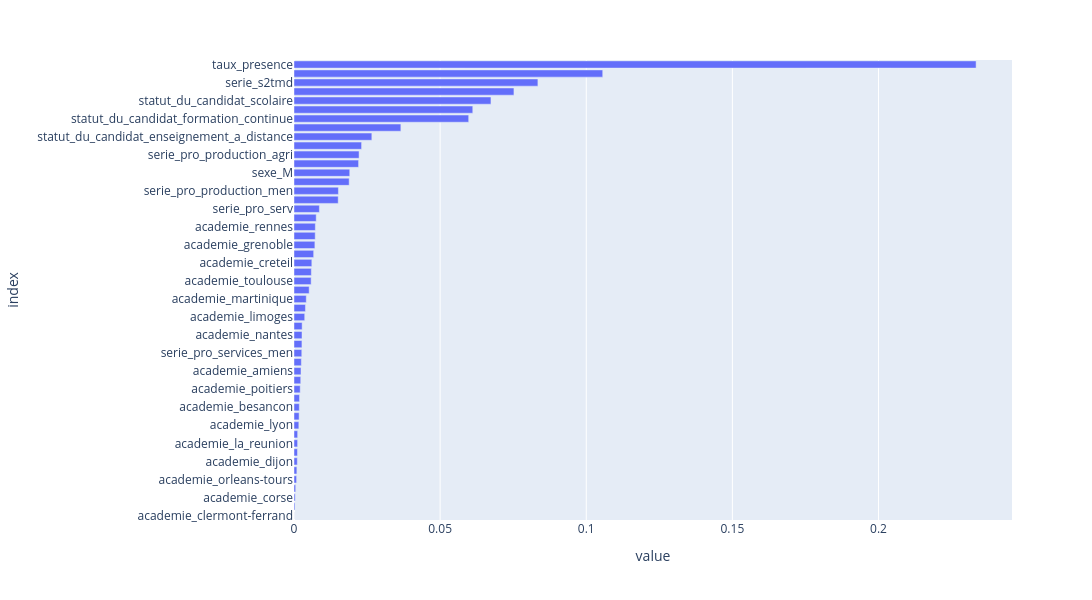

The cell this chart's notebook holds for it:
### Markdown cell above
Mise en forme graphique des coefficients

### Code cell
fig_feature = px.bar(feature_importance, orientation="h")
fig_feature.update_layout(showlegend=False, margin={"l": 120})
fig_feature.update_layout(autosize=False, width=1200, height=600)

fig_feature.show()

### Figure 1 — Plotly figure (JSON) as saved in the notebook; plotly's stock layout.template omitted (floating-point values rounded to 4 significant figures)
{"data": [{"hovertemplate": "variable=feature_importances<br>value=%{x}<br>index=%{y}<extra></extra>", "legendgroup": "feature_importances", "marker": {"color": "#636efa", "pattern": {"shape": ""}}, "name": "feature_importances", "orientation": "h", "showlegend": true, "textposition": "auto", "type": "bar", "x": [1.605e-05, 0.0003192, 0.0004056, 0.0005745, 0.0008906, 0.0009809, 0.001131, 0.001187, 0.001236, 0.001252, 0.001656, 0.00175, 0.001816, 0.001895, 0.002124, 0.002306, 0.002398, 0.002512, 0.002663, 0.002716, 0.002745, 0.002783, 0.003669, 0.003919, 0.0042, 0.00519, 0.005864, 0.005932, 0.006101, 0.00673, 0.007148, 0.007257, 0.007302, 0.007599, 0.008687, 0.01512, 0.0152, 0.01888, 0.01907, 0.0221, 0.02227, 0.02313, 0.02663, 0.03657, 0.05977, 0.06117, 0.06739, 0.07526, 0.08346, 0.1056, 0.2334], "xaxis": "x", "y": ["academie_clermont-ferrand", "academie_lille", "academie_corse", "academie_nancy-metz", "academie_orleans-tours", "academie_montpellier", "academie_dijon", "academie_normandie", "academie_la_reunion", "academie_bordeaux", "academie_lyon", "academie_nice", "academie_besancon", "academie_reims", "academie_poitiers", "serie_pro_services_agri", "academie_amiens", "academie_guadeloupe", "serie_pro_services_men", "academie_versailles", "academie_nantes", "academie_strasbourg", "academie_limoges", "serie_generale", "academie_martinique", "academie_paris", "academie_toulouse", "serie_pro_prod", "academie_creteil", "academie_guyane", "academie_grenoble", "serie_stav", "academie_rennes", "academie_mayotte", "serie_pro_serv", "serie_sti2d", "serie_pro_production_men", "serie_sthr", "sexe_M", "serie_st2s", "serie_pro_production_agri", "serie_stl", "statut_du_candidat_enseignement_a_distance", "serie_stmg", "statut_du_candidat_formation_continue", "session", "statut_du_candidat_scolaire", "serie_std2a", "serie_s2tmd", "statut_du_candidat_individuel", "taux_presence"], "yaxis": "y"}], "layout": {"autosize": false, "barmode": "relative", "height": 600, "legend": {"title": {"text": "variable"}, "tracegroupgap": 0}, "margin": {"l": 120, "t": 60}, "showlegend": false, "width": 1200, "xaxis": {"anchor": "y", "domain": [0, 1], "title": {"text": "value"}}, "yaxis": {"anchor": "x", "domain": [0, 1], "title": {"text": "index"}}}}
